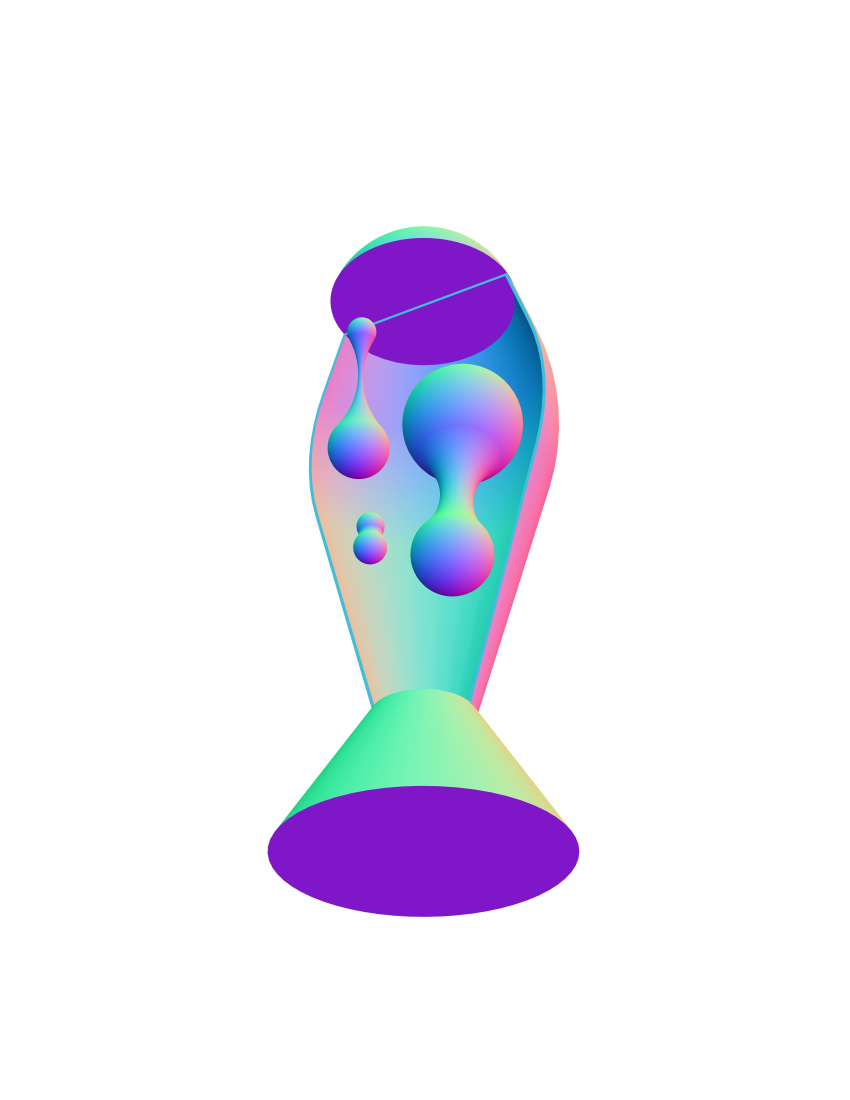
#> input picture datasets/dataset1/00000000/normal.jpg, 2550 x 3300 px (shown at 1/3 size)
$ python combine_pix2pix.py --fold_A ../../datasets/dataset1/00000000 --fold_B ../../datasets/dataset1/00000000 --fold_AB ../../datasets/dataset1/00000000
#> lines starting #> are read from the running program, lines starting #| are printed output that depends on the picture
# As modified from https://github.com/junyanz/pytorch-CycleGAN-and-pix2pix/blob/master/datasets/combine_A_and_B.py

import os
import numpy as np
import cv2
import argparse
from multiprocessing import Pool

def stack_images_horizontally(path_A, path_B, path_AB):
    print(f"Processing: {path_A} and {path_B}")  # Debugging print
    im_A = cv2.imread(path_A, cv2.IMREAD_COLOR)
#> im_A is the input picture: shape (3300, 2550, 3); mean B, G, R 246.7, 235.7, 237
    im_B = cv2.imread(path_B, cv2.IMREAD_COLOR)

    # Check if images are loaded properly
    if im_A is None:
        print(f"Error loading image A: {path_A}")
        return
    if im_B is None:
        print(f"Error loading image B: {path_B}")
        return

    # Resize B to match A if needed
    if im_A.shape != im_B.shape:
        im_B = cv2.resize(im_B, (im_A.shape[1], im_A.shape[0]))

    # Stack images horizontally
    combined_image = np.hstack((im_A, im_B))
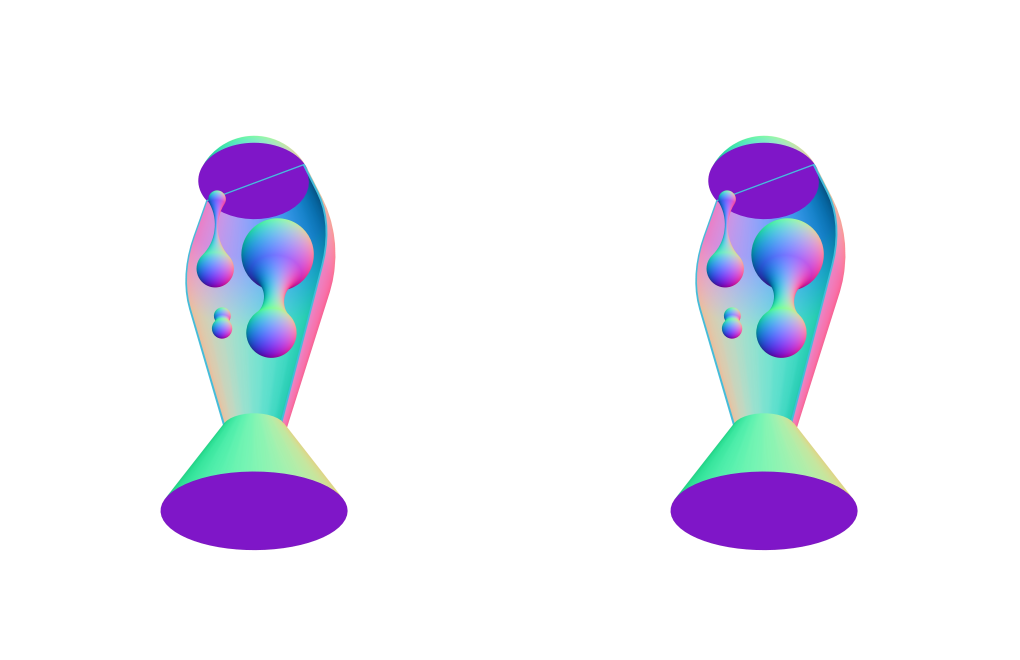
#> combined_image: shape (3300, 5100, 3) (shown at 1/5 size); mean B, G, R 246.7, 235.7, 237

    # Save the combined image
    cv2.imwrite(path_AB, combined_image)
    print(f"Saved stacked image to: {path_AB}")  # Debugging print

def main():
    parser = argparse.ArgumentParser(description='Stack images from two folders horizontally')
    parser.add_argument('--fold_A', dest='fold_A', help='Input directory for images A', type=str, required=True)
    parser.add_argument('--fold_B', dest='fold_B', help='Input directory for images B', type=str, required=True)
    parser.add_argument('--fold_AB', dest='fold_AB', help='Output directory', type=str, required=True)
    parser.add_argument('--num_imgs', dest='num_imgs', help='Number of images to process', type=int, default=1000000)
    parser.add_argument('--use_AB', dest='use_AB', help='If true, process matching pairs (0001_A, 0001_B) to (0001_AB)', action='store_true')
    parser.add_argument('--no_multiprocessing', dest='no_multiprocessing', help='Disable multiprocessing', action='store_true', default=False)
    args = parser.parse_args()

    # Check if output directory exists, create if not
    if not os.path.isdir(args.fold_AB):
        os.makedirs(args.fold_AB)

    # Get list of images in A folder
    img_list = os.listdir(args.fold_A)

    # If using _A/_B convention, filter the list
    if args.use_AB:
        img_list = [img_path for img_path in img_list if '_A.' in img_path]

    num_imgs = min(args.num_imgs, len(img_list))
    print(f'Using {num_imgs}/{len(img_list)} images')

    if not args.no_multiprocessing:
        pool = Pool()

    for n in range(num_imgs):
        name_A = img_list[n]
        path_A = os.path.join(args.fold_A, name_A)
        name_B = name_A.replace('_A.', '_B.') if args.use_AB else name_A
        path_B = os.path.join(args.fold_B, name_B)
        name_AB = name_A.replace('_A.', '.') if args.use_AB else name_A
        path_AB = os.path.join(args.fold_AB, name_AB)

        # Process images
        if os.path.isfile(path_A) and os.path.isfile(path_B):
            if not args.no_multiprocessing:
                pool.apply_async(stack_images_horizontally, args=(path_A, path_B, path_AB))
            else:
                stack_images_horizontally(path_A, path_B, path_AB)

    if not args.no_multiprocessing:
        pool.close()
        pool.join()

if __name__ == "__main__":
    main()
